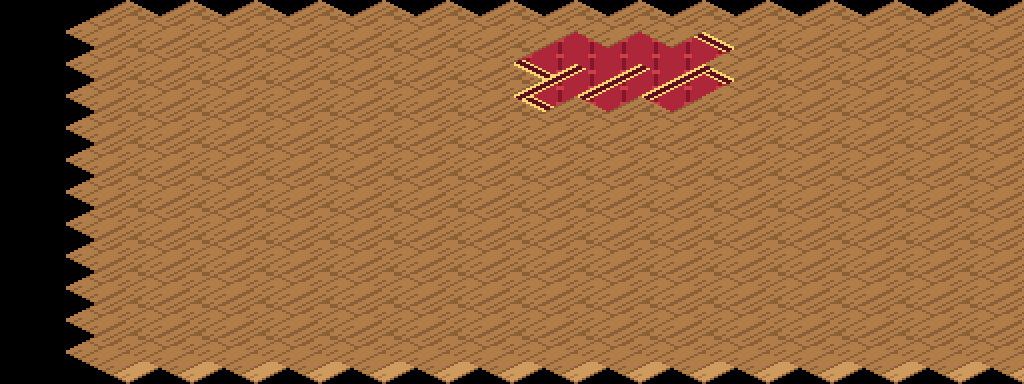

Rendered tile map (Tiled .tmx) drawn with the repository's tilesets; below, a short description and the full map source, tile grids included:
An orthogonal 16x12 tile map with 64x32 px tiles, 1 tile layer (suelo).

<map version="1.10" orientation="orthogonal" renderorder="right-down" width="16" height="12" tilewidth="64" tileheight="32" infinite="0" nextlayerid="2" nextobjectid="1">
 <tileset firstgid="1" name="terreno_mundo" tilewidth="128" tileheight="64" tilecount="203" columns="8">
  <image source="../textures/../textures/terreno_mundo.png" width="1024" height="1664" />
 </tileset>
 <layer id="1" name="suelo" width="16" height="12">
  <data encoding="csv">
0,0,0,0,0,0,0,0,0,0,0,0,0,0,0,0,
0,157,157,157,157,157,157,157,157,157,157,157,157,157,157,157,
0,157,157,157,157,157,157,157,175,173,177,157,157,157,157,157,
0,157,157,157,157,157,157,157,176,174,178,157,157,157,157,157,
0,157,157,157,157,157,157,157,157,157,157,157,157,157,157,157,
0,157,157,157,157,157,157,157,157,157,157,157,157,157,157,157,
0,157,157,157,157,157,157,157,157,157,157,157,157,157,157,157,
0,157,157,157,157,157,157,157,157,157,157,157,157,157,157,157,
0,157,157,157,157,157,157,157,157,157,157,157,157,157,157,157,
0,157,157,157,157,157,157,157,157,157,157,157,157,157,157,157,
0,157,157,157,157,157,157,157,157,157,157,157,157,157,157,157,
0,157,157,157,157,157,157,157,157,157,157,157,157,157,157,157
</data>
 </layer>
</map>
